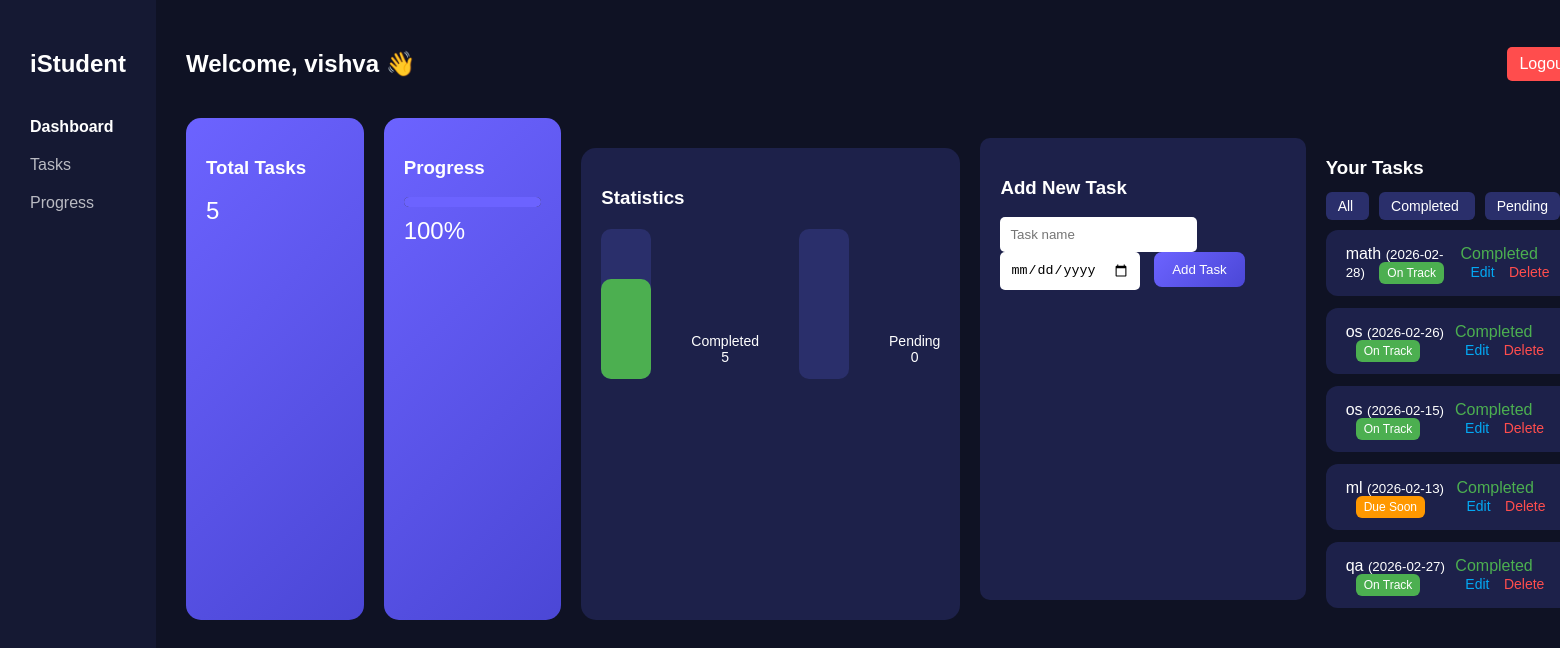
/dashboard (signed in), run on the app's committed database.
### tables this page shows
CREATE TABLE users (
    id INTEGER PRIMARY KEY AUTOINCREMENT,
    name TEXT,
    email TEXT,
    password TEXT
);

CREATE TABLE tasks (
    id INTEGER PRIMARY KEY AUTOINCREMENT,
    user_id INTEGER,
    title TEXT,
    deadline TEXT,
    completed INTEGER
);

### app.py (the view)
@app.route("/dashboard")
def dashboard():
    if "user_id" not in session:
        return redirect("/")
    filter_type = request.args.get("filter", "all")
    db = get_db()
    cur = db.cursor()
    cur.execute("SELECT name FROM users WHERE id=?", (session["user_id"],))
    user = cur.fetchone()
    if filter_type == "completed":
        cur.execute(
            "SELECT * FROM tasks WHERE user_id=? AND completed=1",
            (session["user_id"],)
        )
    elif filter_type == "pending":
        cur.execute(
            "SELECT * FROM tasks WHERE user_id=? AND completed=0",
            (session["user_id"],)
        )
    else:
        cur.execute(
            "SELECT * FROM tasks WHERE user_id=?",
            (session["user_id"],)
        )
    raw_tasks = cur.fetchall()
    task_data = []
    today = datetime.today().date()
    for task in raw_tasks:
        deadline_date = datetime.strptime(task[3], "%Y-%m-%d").date()
        days_left = (deadline_date - today).days
        if days_left < 0:
            status = "overdue"
        elif days_left <= 3:
            status = "due"
        else:
            status = "ontrack"
        task_data.append(task + (status,))
    cur.execute("SELECT * FROM tasks WHERE user_id=?", (session["user_id"],))
    all_tasks = cur.fetchall()
    completed = len([t for t in all_tasks if t[4] == 1])
    total = len(all_tasks)
    progress = int((completed / total) * 100) if total > 0 else 0
    return render_template(
        "dashboard.html",
        tasks=task_data,
        progress=progress,
        username=user[0],
        completed=completed,
        pending=total - completed,
        filter_type=filter_type
    )

### app.py (called while the page is built)
def get_db():
    return sqlite3.connect("database.db")

### templates/dashboard.html (shortened to what this page needs)
<!DOCTYPE html>
<html>
<head>
    <link rel="stylesheet" href="/static/style.css">
</head>
<body>
<div class="container">
    <div class="sidebar">
        <h2>iStudent</h2>
        <p class="menu active">Dashboard</p>
        <p class="menu">Tasks</p>
        <p class="menu">Progress</p>
    </div>
    <div class="main">
       <div style="display:flex; justify-content:space-between; align-items:center;">
    <h2>Welcome, {{ username }} 👋</h2>
    <a href="/logout" class="logout">Logout</a>
</div>
        <div class="cards">
            <div class="card">
                <h3>Total Tasks</h3>
                <p>{{ tasks|length }}</p>
            </div>
           <div class="card">
    <h3>Progress</h3>
    <div class="progress-bar">
        <div class="progress-fill" style="width: {{ progress }}%"></div>
    </div>
    <p>{{ progress }}%</p>
</div>
<div class="stats">
    <h3>Statistics</h3>
    <div class="stat-box">
        <div class="bar">
            <div class="bar-fill completed" style="height: {{ completed * 20 }}px"></div>
        </div>
        <p>Completed<br>{{ completed }}</p>
        <div class="bar">
        </div>
        <p>Pending<br>{{ pending }}</p>
    </div>
</div>
        <div class="add-task">
            <h3>Add New Task</h3>
            <form action="/add_task" method="post">
                <input name="title" placeholder="Task name" required>
                <input type="date" name="deadline" required>
                <button>Add Task</button>
            </form>
        </div>
        <div class="tasks">
    <h3>Your Tasks</h3>
     <div class="filters">
    <a href="/dashboard?filter=all"
       class="{% if filter_type == 'all' %}active-filter{% endif %}">
        All
    </a>
    <a href="/dashboard?filter=completed"
       class="{% if filter_type == 'completed' %}active-filter{% endif %}">
        Completed
    </a>
    <a href="/dashboard?filter=pending"
       class="{% if filter_type == 'pending' %}active-filter{% endif %}">
        Pending
    </a>
</div>
    {% for task in tasks %}
    <div class="task">
        <span>
    {{ task[2] }}
    <small>({{ task[3] }})</small>
    {% if task[5] == "overdue" %}
        <span class="status overdue">Overdue</span>
    {% elif task[5] == "due" %}
        <span class="status due">Due Soon</span>
    {% else %}
        <span class="status ontrack">On Track</span>
    {% endif %}
</span>
        <div>
            {% if task[4] == 0 %}
                <a href="/complete/{{ task[0] }}" class="complete">Mark Done</a>
            {% else %}
                <span class="done">Completed</span>
            {% endif %}
            <a href="/edit/{{ task[0] }}" class="edit">Edit</a>
            <a href="/delete/{{ task[0] }}" class="delete">Delete</a>
        </div>
    </div>
    {% endfor %}
</div>
</body>
</html>

### static/style.css (style rules this page uses)
body { margin: 0; font-family: Arial, sans-serif; background: #0f1224; color: white; }
.container { display: flex; height: 100vh; }
.sidebar { width: 220px; background: #151933; padding: 30px; }
.sidebar h2 { margin-bottom: 40px; }
.menu { margin: 20px 0; opacity: 0.7; }
.menu.active { opacity: 1; font-weight: bold; }
.main { flex: 1; padding: 30px; }
.cards { display: flex; gap: 20px; margin: 20px 0; }
.card { background: linear-gradient(135deg, #6c63ff, #4b47d6); padding: 20px; border-radius: 15px; width: 220px; }
.card p { font-size: 24px; margin: 10px 0 0; }
.add-task { background: #1d214a; padding: 20px; border-radius: 10px; margin: 20px 0; }
.add-task input { padding: 10px; margin-right: 10px; border-radius: 5px; border: none; }
.add-task button { padding: 10px 18px; background: linear-gradient(135deg, #6c63ff, #4b47d6); color: white; border: none; border-radius: 8px; cursor: pointer; }
.tasks { margin-top: 20px; }
.task { background: #1d214a; padding: 15px 20px; border-radius: 12px; margin-bottom: 12px; display: flex; justify-content: space-between; align-items: center; }
.done { color: #4caf50; }
.logout { color: white; text-decoration: none; background: #ff4d4d; padding: 8px 12px; border-radius: 5px; }
.progress-bar { width: 100%; height: 10px; background: #333; border-radius: 5px; margin-top: 10px; }
.progress-fill { height: 100%; background: #6c63ff; border-radius: 5px; }
.stats { margin-top: 30px; background: #1d214a; padding: 20px; border-radius: 15px; width: 350px; }
.stat-box { display: flex; align-items: flex-end; gap: 40px; margin-top: 20px; }
.bar { width: 50px; height: 150px; background: #2a2f6b; border-radius: 10px; display: flex; align-items: flex-end; }
.bar-fill { width: 100%; border-radius: 10px; }
.completed { background: #4caf50; }
.stat-box p { text-align: center; font-size: 14px; }
.delete { margin-left: 10px; color: #ff4d4d; text-decoration: none; font-size: 14px; }
.filters { margin: 15px 0; }
.filters a { margin-right: 10px; padding: 6px 12px; background: #2a2f6b; color: white; text-decoration: none; border-radius: 6px; font-size: 14px; }
.active-filter { background: #6c63ff; }
.status { margin-left: 10px; padding: 4px 8px; font-size: 12px; border-radius: 6px; }
.due { background: #ff9800; }
.ontrack { background: #4caf50; }
.edit { margin-left: 10px; color: #03a9f4; text-decoration: none; font-size: 14px; }

### data on the page
users: name "vishva"
tasks: title "math", deadline "2026-02-28", shows "On Track", completed "Completed"
tasks: title "os", deadline "2026-02-26", shows "On Track", completed "Completed"
tasks: title "os", deadline "2026-02-15", shows "On Track", completed "Completed"
tasks: title "ml", deadline "2026-02-13", shows "Due Soon", completed "Completed"
tasks: title "qa", deadline "2026-02-27", shows "On Track", completed "Completed"

### other printed values
{{ tasks|length }} "5"
{{ completed }} "5"
{{ pending }} "0"
